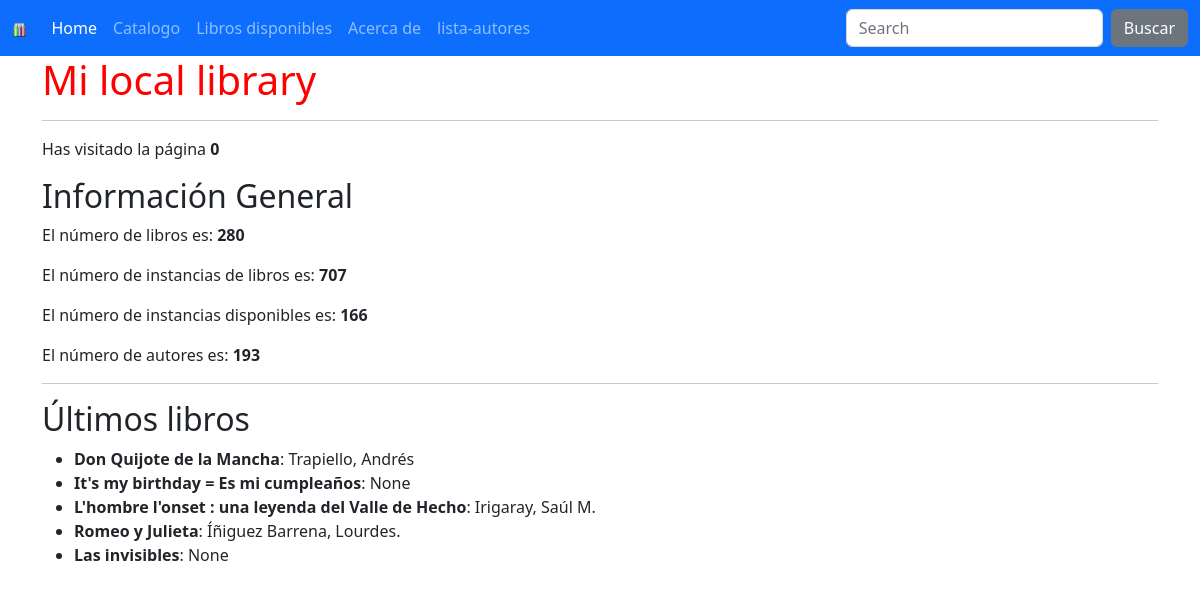
Screenshot of /catalogo/ with the database file from the repository.
### catalog/models.py (models this page shows, shortened)
class Book(models.Model):
    title = models.CharField(max_length=200)
    author = models.ForeignKey('Author',
        on_delete=models.SET_NULL, # que pasa si borramos el autor?
        null=True)  # puede ser nulo?
    summary = models.TextField(
        max_length=1000,
        help_text='Enter a brief description of the book',
        blank=True)
    isbn = models.CharField(
        'ISBN',
        max_length=13,
        help_text='13 Character <a href="https://www.isbn-international.org/content/what-isbn">ISBN number</a>')
    genre = models.ManyToManyField('Genre',
        help_text='Select a genre for this book')
    language = models.ForeignKey('Language', on_delete=models.SET_NULL, null=True)

class Author(models.Model):
    first_name = models.CharField(max_length=100)
    last_name = models.CharField(max_length=100)
    date_of_birth = models.DateField(null=True, blank=True)
    date_of_death = models.DateField('Died', null=True, blank=True)
    class Meta:
        ordering = ['last_name', 'first_name']
    def __str__(self):
        return f'{self.last_name}, {self.first_name}'

### catalog/views.py (the view)
# urls.py: path('', index, name='index'),
def index(request):
    num_books = Book.objects.all().count()
    num_instances = BookInstance.objects.all().count()
    num_instances_available = BookInstance.objects.filter(status='a').count()
    num_authors = Author.objects.count()
    num_visits = request.session.get('num_visits', 0)
    request.session['num_visits'] = num_visits+1
    UltimosLibros = Book.objects.all().order_by('-id')[:5]
    return render(
        request,
        'index.html',
        context={
            'num_books':num_books,
            'num_instances':num_instances,
            'num_instances_available':num_instances_available,
            'num_authors':num_authors,
            'num_visits':num_visits
            ,'UltimosLibros':UltimosLibros},
    )

### catalog/templates/index.html (shortened to what this page needs)
{% extends "base.html" %}
{% load static %}
{% block content %}
<h1>Mi local library</h1>
<hr>
<p>Has visitado la página <strong>{{ num_visits }}</strong></p>
<h2>Información General</h2>
<p>El número de libros es: <strong>{{ num_books }}</strong></p>
<p>El número de instancias de libros es: <strong>{{ num_instances }}</strong></p>
<p>El número de instancias disponibles es: <strong>{{ num_instances_available }}</strong></p>
<p>El número de autores es: <strong>{{ num_authors }}</strong></p>
<hr>
<h2>Últimos libros</h2>
<ul>
    {% for book in UltimosLibros %}
    <li><strong>{{ book.title }}</strong>: {{ book.author }}</li>
    {% endfor %}
</ul>
{% endblock %}

### catalog/static/css/custom_styles.css (style rules this page uses)
h1 { color: red; }

### rows the page displays
Book: title "Don Quijote de la Mancha", author "Trapiello, Andrés"
Book: title "It's my birthday = Es mi cumpleaños", author "None"
Book: title "L'hombre l'onset : una leyenda del Valle de Hecho", author "Irigaray, Saúl M."
Book: title "Romeo y Julieta", author "Íñiguez Barrena, Lourdes."
Book: title "Las invisibles", author "None"

### other values shown
{{ num_visits }} "0"
{{ num_books }} "280"
{{ num_instances }} "707"
{{ num_instances_available }} "166"
{{ num_authors }} "193"
